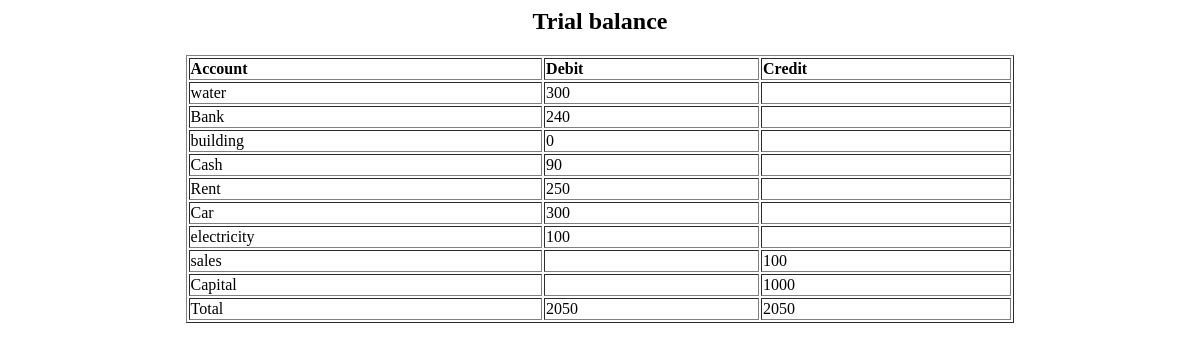
Screenshot of /trial_balance.php (signed in) with the database file from the repository.
### tables this page shows
CREATE TABLE `accounts` (
  `aid` int(11) NOT NULL,
  `name` varchar(20) NOT NULL,
  `type` varchar(20) NOT NULL
);

CREATE TABLE `ledger` (
  `aid` int(11) NOT NULL,
  `balance` int(11) NOT NULL
);

### trial_balance.php (the view, shortened to what this page needs)
<html lang="en">
<head>
</head>
<body>
<h2>Trial balance</h2>
<table width="70%" border="1" align="center">
<tr>
<td><b>Account</b></td>
<td><b>Debit</b></td>
<td><b>Credit</b></td>
</tr>
<?php
                $conn=mysqli_connect("localhost","root","");
                mysqli_select_db($conn,"quick");
            $query = "SELECT name,balance,type FROM `accounts`,ledger WHERE accounts.aid=ledger.aid";
            $result = mysqli_query($conn, $query);
            while ($row = mysqli_fetch_assoc($result)) {
                @$name=$row['name'];
                @$balance=$row['balance'];
                @$type=$row['type'];
                ?>
            <tr>
<?php
if($type=='Assets'|| $type=='Expenses' )
{
?>
                <td><?php echo $name; ?></td>
                <td><?php echo $balance; ?></td>
                <td></td>
                <?php
}else{
    ?>
    <td><?php echo $name; ?></td>
    <td></td>
 <td><?php echo $balance; ?></td>
    <?php
}
?>
            </tr>
                <?php
            }
            ?>
        <tr>
        <?php
    $deb = "SELECT sum(debit) as tatal  FROM `jurnal`,`accounts` where accounts.aid=jurnal.aid ";
    $resultd = mysqli_query($conn, $deb);
    while ($row = mysqli_fetch_array($resultd)) {
              $td=$row['tatal'];
    }
    $cr= "select sum(credit) as credits from jurnal,accounts where accounts.aid=jurnal.aid";
    $resultc=mysqli_query($conn,$cr);
    while($row=mysqli_fetch_array($resultc)){
       $tc=$row['credits'];
    }
?>
        <td>Total</td>
        <td><?php echo $td;?></td>
        <td><?php echo $tc;?></td>
        </tr>
</table>
        </body>
        </html>

### trial_balance.php (style rules this page uses)
h2 { text-align:center; }

### rows the page displays
accounts: name "water", ledger.balance "300"
accounts: name "Bank", ledger.balance "240"
accounts: name "building", ledger.balance "0"
accounts: name "Cash", ledger.balance "90"
accounts: name "Rent", ledger.balance "250"
accounts: name "Car", ledger.balance "300"
accounts: name "electricity", ledger.balance "100"
accounts: name "sales", ledger.balance "100"
accounts: name "Capital", ledger.balance "1000"

### other values shown
$td "2050"
$tc "2050"
